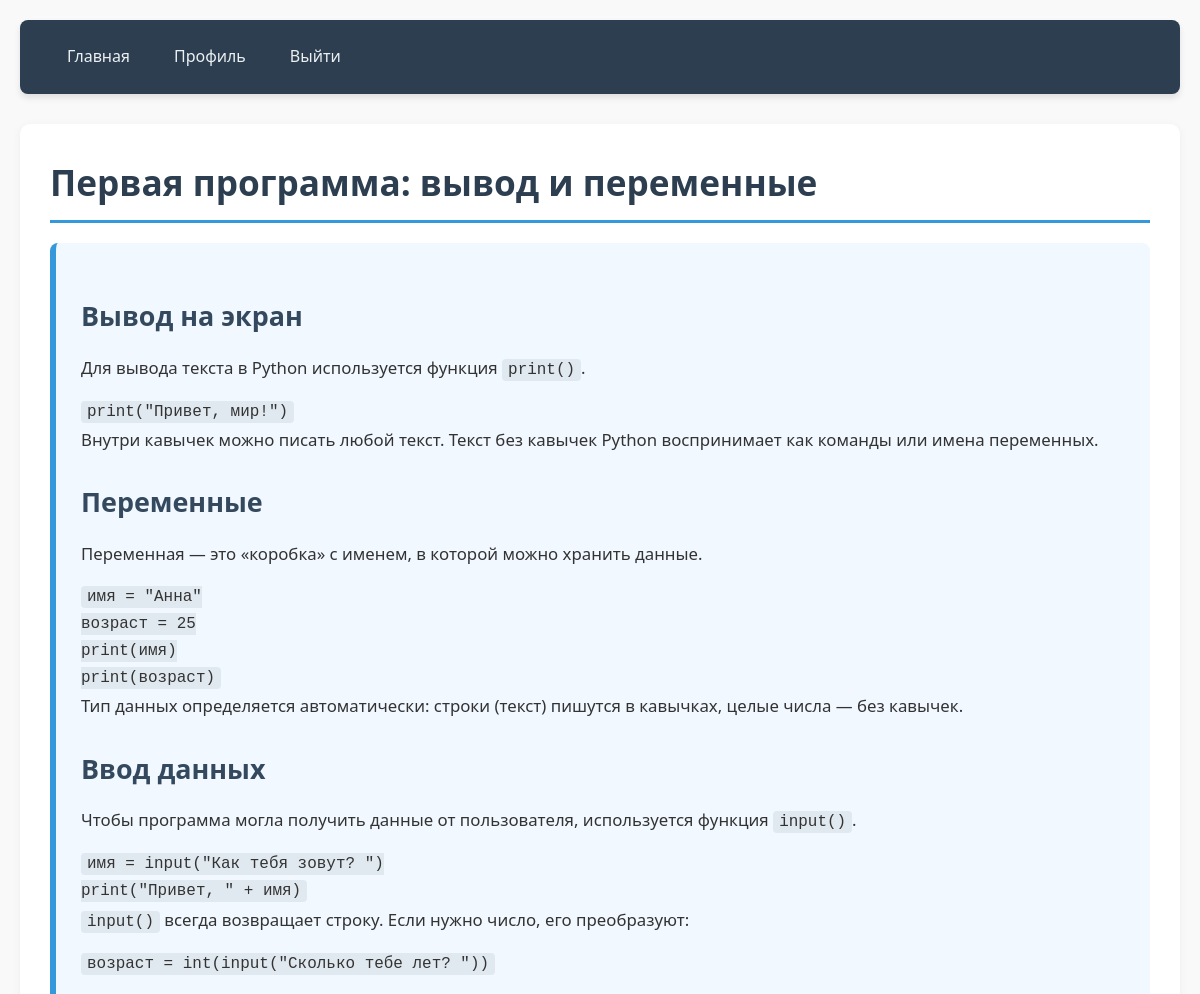
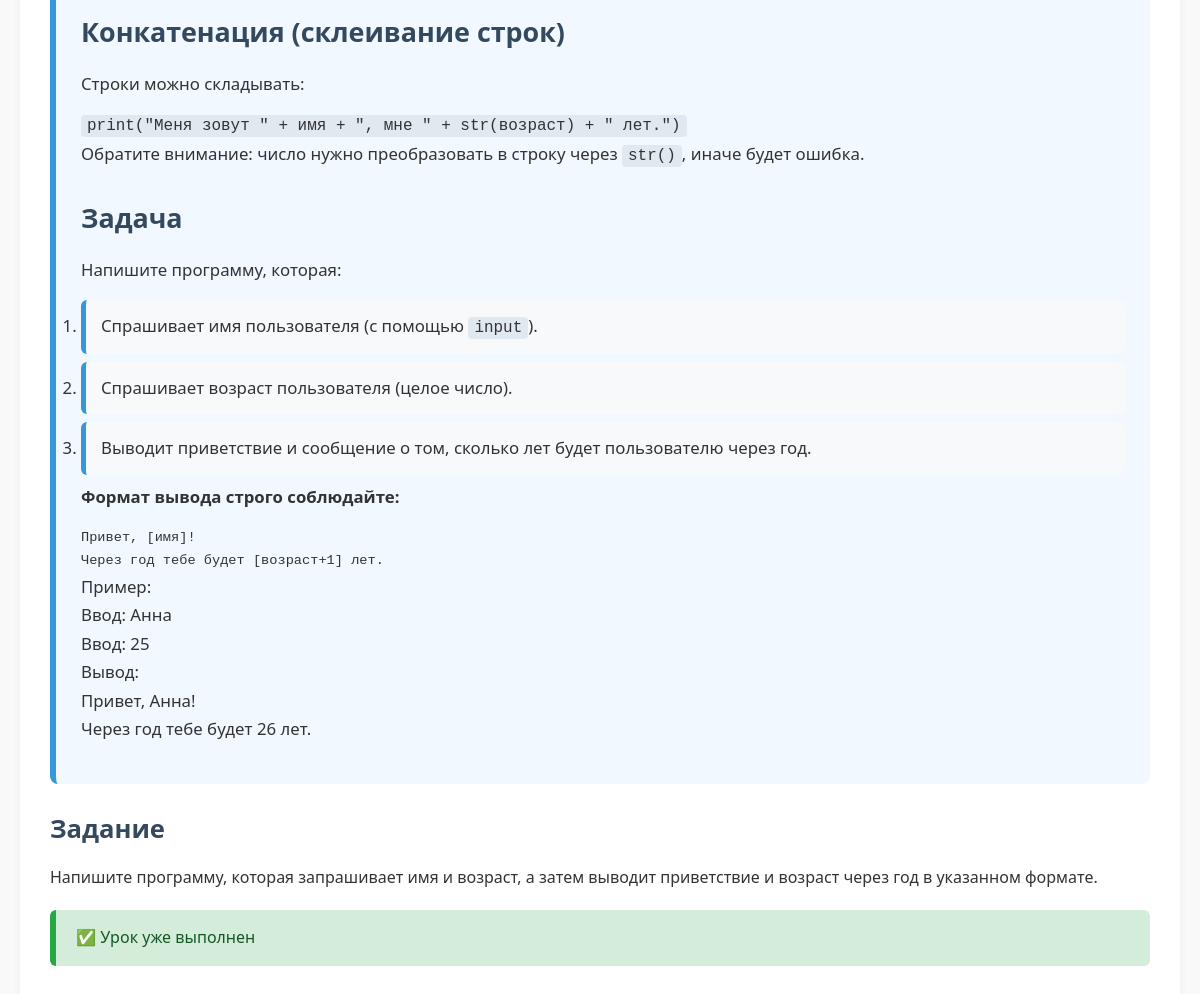
The app's page /lesson/1 (signed in) with its own data (2 pictures, top to bottom).
### tables this page shows
CREATE TABLE lessons (
            id INTEGER PRIMARY KEY AUTOINCREMENT,
            title TEXT NOT NULL,
            content TEXT NOT NULL,
            exercise TEXT NOT NULL
        );

### app.py (the view)
@app.route('/lesson/<int:lesson_id>')
def lesson(lesson_id):
    if 'user_id' not in session:
        return redirect(url_for('login'))
    db = get_db()
    lesson = db.execute('SELECT * FROM lessons WHERE id = ?', (lesson_id,)).fetchone()
    if lesson is None:
        return 'Урок не найден', 404
    completed = db.execute('SELECT * FROM progress WHERE user_id = ? AND lesson_id = ? AND completed = 1', (session['user_id'], lesson_id)).fetchone()
    return render_template('lesson.html', lesson=lesson, completed=completed)

### app.py (called while the page is built)
def get_db():
    db = getattr(g, '_database', None)
    if db is None:
        db = g._database = sqlite3.connect(DATABASE)
        db.row_factory = sqlite3.Row
    return db

@app.teardown_appcontext
def close_connection(exception):
    db = getattr(g, '_database', None)
    if db is not None:
        db.close()

### templates/lesson.html (shortened to what this page needs)
{% extends "base.html" %}
{% block content %}
<h1>{{ lesson.title }}</h1>
<div class="theory">{{ lesson.content|safe }}</div>
<h2>Задание</h2>
<p>{{ lesson.exercise }}</p>
{% if completed %}
    <p class="success">✅ Урок уже выполнен</p>
{% endif %}
{% endblock %}

### static/style.css (style rules this page uses)
* { margin: 0; padding: 0; box-sizing: border-box; }
body { font-family: 'Segoe UI', Tahoma, Geneva, Verdana, sans-serif; background-color: #f9f9f9; color: #333; line-height: 1.6; padding: 20px; }
h1 { font-size: 2.2em; color: #2c3e50; margin-bottom: 20px; border-bottom: 3px solid #3498db; padding-bottom: 10px; }
h2 { font-size: 1.6em; color: #34495e; margin: 25px 0 15px; }
li { padding: 12px 15px; margin-bottom: 8px; background-color: #f8f9fa; border-radius: 6px; border-left: 5px solid #3498db; transition: transform 0.2s, box-shadow 0.2s; }
.theory { background-color: #f1f8ff; padding: 25px; border-radius: 8px; margin: 20px 0; border-left: 6px solid #3498db; font-size: 1.05em; line-height: 1.7; }
.theory p { margin-bottom: 15px; }
.theory code { background: #e1e9f0; padding: 2px 6px; border-radius: 4px; font-family: 'Courier New', monospace; font-size: 0.95em; }
.success, .error { padding: 15px 20px; border-radius: 6px; margin: 20px 0; font-weight: 500; }
.success { background-color: #d4edda; color: #155724; border-left: 6px solid #28a745; }

### records on screen
lessons: title "Первая программа: вывод и переменные", content "Вывод на экран Для вывода текста в Python используется функция print() . print(\"Привет, мир!\") Внутри кавычек можно писать любой текст. Текст без кавычек Python воспринимает как команды или имена переменных. Переменные Переменная — это «коробка» с именем, в которой можно хранить данные. имя = \"Анна\" возраст = 25 print(имя) print(возраст) Тип данных определяется автоматически: строки (текст) пишутся в кавычках, целые числа — без кавычек. Ввод данных Чтобы программа могла получить данные от пользователя, используется функция input() . имя = input(\"Как тебя зовут? \") print(\"Привет, \" + имя) input() всегда возвращает строку. Если нужно число, его преобразуют: возраст = int(input(\"Сколько тебе…", exercise "Напишите программу, которая запрашивает имя и возраст, а затем выводит приветствие и возраст через год в указанном формате."
